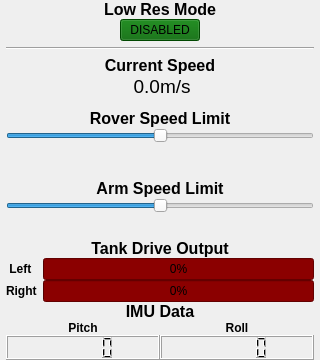
                <widget class="QWidget" name="speed_limit_widget_2" native="true">
                 <property name="sizePolicy">
                  <sizepolicy hsizetype="Fixed" vsizetype="Fixed">
                   <horstretch>0</horstretch>
                   <verstretch>0</verstretch>
                  </sizepolicy>
                 </property>
                 <property name="minimumSize">
                  <size>
                   <width>320</width>
                   <height>360</height>
                  </size>
                 </property>
                 <property name="maximumSize">
                  <size>
                   <width>320</width>
                   <height>360</height>
                  </size>
                 </property>
                 <layout class="QVBoxLayout" name="verticalLayout_102">
                  <property name="spacing">
                   <number>0</number>
                  </property>
                  <property name="leftMargin">
                   <number>6</number>
                  </property>
                  <property name="topMargin">
                   <number>0</number>
                  </property>
                  <property name="rightMargin">
                   <number>6</number>
                  </property>
                  <property name="bottomMargin">
                   <number>0</number>
                  </property>
                  <item>
                   <layout class="QVBoxLayout" name="verticalLayout_103">
                    <item>
                     <widget class="QLabel" name="label_140">
                      <property name="font">
                       <font>
                        <pointsize>12</pointsize>
                        <weight>75</weight>
                        <bold>true</bold>
                       </font>
                      </property>
                      <property name="text">
                       <string>Low Res Mode</string>
                      </property>
                      <property name="alignment">
                       <set>Qt::AlignCenter</set>
                      </property>
                     </widget>
                    </item>
                    <item>
                     <layout class="QHBoxLayout" name="horizontalLayout_36">
                      <property name="bottomMargin">
                       <number>6</number>
                      </property>
                      <item>
                       <spacer name="horizontalSpacer_26">
                        <property name="orientation">
                         <enum>Qt::Horizontal</enum>
                        </property>
                        <property name="sizeHint" stdset="0">
                         <size>
                          <width>40</width>
                          <height>20</height>
                         </size>
                        </property>
                       </spacer>
                      </item>
                      <item>
                       <widget class="QPushButton" name="low_res_mode_button_2">
                        <property name="styleSheet">
                         <string notr="true">background-color:darkgreen</string>
                        </property>
                        <property name="text">
                         <string>DISABLED</string>
                        </property>
                        <property name="checkable">
                         <bool>false</bool>
                        </property>
                       </widget>
                      </item>
                      <item>
                       <spacer name="horizontalSpacer_27">
                        <property name="orientation">
                         <enum>Qt::Horizontal</enum>
                        </property>
                        <property name="sizeHint" stdset="0">
                         <size>
                          <width>40</width>
                          <height>20</height>
                         </size>
                        </property>
                       </spacer>
                      </item>
                     </layout>
                    </item>
                    <item>
                     <widget class="Line" name="line_21">
                      <property name="orientation">
                       <enum>Qt::Horizontal</enum>
                      </property>
                     </widget>
                    </item>
                    <item>
                     <layout class="QVBoxLayout" name="verticalLayout_104">
                      <property name="spacing">
                       <number>0</number>
                      </property>
                      <property name="topMargin">
                       <number>6</number>
                      </property>
                      <item>
                       <layout class="QHBoxLayout" name="horizontalLayout_37">
                        <property name="leftMargin">
                         <number>3</number>
                        </property>
                        <property name="topMargin">
                         <number>0</number>
                        </property>
                        <property name="rightMargin">
                         <number>3</number>
                        </property>
                        <item>
                         <layout class="QVBoxLayout" name="verticalLayout_105">
                          <item>
                           <widget class="QLabel" name="label_141">
                            <property name="font">
                             <font>
                              <pointsize>12</pointsize>
                              <weight>75</weight>
                              <bold>true</bold>
                             </font>
                            </property>
                            <property name="text">
                             <string>Current Speed</string>
                            </property>
                            <property name="alignment">
                             <set>Qt::AlignCenter</set>
                            </property>
                           </widget>
                          </item>
                          <item>
                           <layout class="QHBoxLayout" name="horizontalLayout_38">
                            <property name="spacing">
                             <number>0</number>
                            </property>
                            <item>
                             <widget class="QLabel" name="current_speed_label_2">
                              <property name="font">
                               <font>
                                <pointsize>14</pointsize>
                               </font>
                              </property>
                              <property name="text">
                               <string>0.0</string>
                              </property>
                              <property name="alignment">
                               <set>Qt::AlignRight|Qt::AlignTrailing|Qt::AlignVCenter</set>
                              </property>
                             </widget>
                            </item>
                            <item>
                             <widget class="QLabel" name="label_142">
                              <property name="font">
                               <font>
                                <pointsize>14</pointsize>
                               </font>
                              </property>
                              <property name="text">
                               <string>m/s</string>
                              </property>
                             </widget>
                            </item>
                           </layout>
                          </item>
                         </layout>
                        </item>
                       </layout>
                      </item>
                      <item>
                       <layout class="QVBoxLayout" name="verticalLayout_106">
                        <item>
                         <spacer name="verticalSpacer_24">
                          <property name="orientation">
                           <enum>Qt::Vertical</enum>
                          </property>
                          <property name="sizeHint" stdset="0">
                           <size>
                            <width>20</width>
                            <height>40</height>
                           </size>
                          </property>
                         </spacer>
                        </item>
                        <item>
                         <widget class="QLabel" name="label_143">
                          <property name="font">
                           <font>
                            <pointsize>12</pointsize>
                            <weight>75</weight>
                            <bold>true</bold>
                           </font>
                          </property>
                          <property name="text">
                           <string>Rover Speed Limit</string>
                          </property>
                          <property name="alignment">
                           <set>Qt::AlignCenter</set>
                          </property>
                         </widget>
                        </item>
                        <item>
                         <widget class="QSlider" name="rover_speed_limit_slider_2">
                          <property name="maximum">
                           <number>100</number>
                          </property>
                          <property name="value">
                           <number>50</number>
                          </property>
                          <property name="orientation">
                           <enum>Qt::Horizontal</enum>
                          </property>
                         </widget>
                        </item>
                       </layout>
                      </item>
                      <item>
                       <spacer name="verticalSpacer_25">
                        <property name="orientation">
                         <enum>Qt::Vertical</enum>
                        </property>
                        <property name="sizeHint" stdset="0">
                         <size>
                          <width>20</width>
                          <height>40</height>
                         </size>
                        </property>
                       </spacer>
                      </item>
                      <item>
                       <layout class="QVBoxLayout" name="verticalLayout_107">
                        <item>
                         <spacer name="verticalSpacer_26">
                          <property name="orientation">
                           <enum>Qt::Vertical</enum>
                          </property>
                          <property name="sizeHint" stdset="0">
                           <size>
                            <width>20</width>
                            <height>40</height>
                           </size>
                          </property>
                         </spacer>
                        </item>
                        <item>
                         <widget class="QLabel" name="label_144">
                          <property name="font">
                           <font>
                            <pointsize>12</pointsize>
                            <weight>75</weight>
                            <bold>true</bold>
                           </font>
                          </property>
                          <property name="text">
                           <string>Arm Speed Limit</string>
                          </property>
                          <property name="alignment">
                           <set>Qt::AlignCenter</set>
                          </property>
                         </widget>
                        </item>
                        <item>
                         <widget class="QSlider" name="arm_speed_limit_slider_2">
                          <property name="maximum">
                           <number>100</number>
                          </property>
                          <property name="value">
                           <number>50</number>
                          </property>
                          <property name="orientation">
                           <enum>Qt::Horizontal</enum>
                          </property>
                         </widget>
                        </item>
                        <item>
                         <spacer name="verticalSpacer_27">
                          <property name="orientation">
                           <enum>Qt::Vertical</enum>
                          </property>
                          <property name="sizeHint" stdset="0">
                           <size>
                            <width>20</width>
                            <height>40</height>
                           </size>
                          </property>
                         </spacer>
                        </item>
                       </layout>
                      </item>
                      <item>
                       <widget class="QLabel" name="label_145">
                        <property name="font">
                         <font>
                          <pointsize>12</pointsize>
                          <weight>75</weight>
                          <bold>true</bold>
                         </font>
                        </property>
                        <property name="text">
                         <string>Tank Drive Output</string>
                        </property>
                        <property name="alignment">
                         <set>Qt::AlignCenter</set>
                        </property>
                       </widget>
                      </item>
                      <item>
                       <layout class="QFormLayout" name="formLayout_2">
                        <property name="fieldGrowthPolicy">
                         <enum>QFormLayout::ExpandingFieldsGrow</enum>
                        </property>
                        <property name="horizontalSpacing">
                         <number>6</number>
                        </property>
                        <item row="0" column="0">
                         <widget class="QLabel" name="label_146">
                          <property name="font">
                           <font>
                            <weight>75</weight>
                            <bold>true</bold>
                           </font>
                          </property>
                          <property name="text">
                           <string> Left</string>
                          </property>
                         </widget>
                        </item>
                        <item row="0" column="1">
                         <widget class="QProgressBar" name="left_drive_progress_bar_2">
                          <property name="styleSheet">
                           <string notr="true">background-color:darkred;</string>
                          </property>
                          <property name="minimum">
                           <number>0</number>
                          </property>
                          <property name="maximum">
                           <number>100</number>
                          </property>
                          <property name="value">
                           <number>0</number>
                          </property>
                          <property name="textVisible">
                           <bool>true</bool>
                          </property>
                         </widget>
                        </item>
                        <item row="1" column="0">
                         <widget class="QLabel" name="label_147">
                          <property name="font">
                           <font>
                            <weight>75</weight>
                            <bold>true</bold>
                           </font>
                          </property>
                          <property name="text">
                           <string>Right</string>
                          </property>
                         </widget>
                        </item>
                        <item row="1" column="1">
                         <widget class="QProgressBar" name="right_drive_progress_bar_2">
                          <property name="styleSheet">
                           <string notr="true">background-color:darkred;</string>
                          </property>
                          <property name="minimum">
                           <number>0</number>
                          </property>
                          <property name="maximum">
                           <number>100</number>
                          </property>
                          <property name="value">
                           <number>0</number>
                          </property>
                          <property name="textVisible">
                           <bool>true</bool>
                          </property>
                         </widget>
                        </item>
                       </layout>
                      </item>
                     </layout>
                    </item>
                    <item>
                     <spacer name="verticalSpacer_28">
                      <property name="orientation">
                       <enum>Qt::Vertical</enum>
                      </property>
                      <property name="sizeHint" stdset="0">
                       <size>
                        <width>20</width>
                        <height>40</height>
                       </size>
                      </property>
                     </spacer>
                    </item>
                    <item>
                     <layout class="QVBoxLayout" name="verticalLayout_108">
                      <property name="spacing">
                       <number>0</number>
                      </property>
                      <item>
                       <widget class="QLabel" name="label_148">
                        <property name="font">
                         <font>
                          <pointsize>12</pointsize>
                          <weight>75</weight>
                          <bold>true</bold>
                         </font>
                        </property>
                        <property name="text">
                         <string>IMU Data</string>
                        </property>
                        <property name="alignment">
                         <set>Qt::AlignCenter</set>
                        </property>
                       </widget>
                      </item>
                      <item>
                       <layout class="QHBoxLayout" name="horizontalLayout_39">
                        <property name="spacing">
                         <number>0</number>
                        </property>
                        <item>
                         <layout class="QVBoxLayout" name="verticalLayout_109">
                          <property name="spacing">
                           <number>0</number>
                          </property>
                          <item>
                           <widget class="QLabel" name="label_149">
                            <property name="font">
                             <font>
                              <weight>75</weight>
                              <bold>true</bold>
                             </font>
                            </property>
                            <property name="text">
                             <string>Pitch</string>
                            </property>
                            <property name="alignment">
                             <set>Qt::AlignCenter</set>
                            </property>
                           </widget>
                          </item>
                          <item>
                           <widget class="QLCDNumber" name="imu_pitch_lcd_number_3">
                            <property name="minimumSize">
                             <size>
                              <width>0</width>
                              <height>25</height>
                             </size>
                            </property>
                            <property name="maximumSize">
                             <size>
                              <width>16777215</width>
                              <height>25</height>
                             </size>
                            </property>
                           </widget>
                          </item>
                         </layout>
                        </item>
                        <item>
                         <layout class="QVBoxLayout" name="verticalLayout_110">
                          <property name="spacing">
                           <number>0</number>
                          </property>
                          <item>
                           <widget class="QLabel" name="imu_pitch_lcd_number_4">
                            <property name="font">
                             <font>
                              <weight>75</weight>
                              <bold>true</bold>
                             </font>
                            </property>
                            <property name="text">
                             <string>Roll</string>
                            </property>
                            <property name="alignment">
                             <set>Qt::AlignCenter</set>
                            </property>
                           </widget>
                          </item>
                          <item>
                           <widget class="QLCDNumber" name="imu_roll_lcd_number_2">
                            <property name="minimumSize">
                             <size>
                              <width>0</width>
                              <height>25</height>
                             </size>
                            </property>
                            <property name="maximumSize">
                             <size>
                              <width>16777215</width>
                              <height>25</height>
                             </size>
                            </property>
                           </widget>
                          </item>
                         </layout>
                        </item>
                       </layout>
                      </item>
                     </layout>
                    </item>
                    <item>
                     <spacer name="verticalSpacer_29">
                      <property name="orientation">
                       <enum>Qt::Vertical</enum>
                      </property>
                      <property name="sizeHint" stdset="0">
                       <size>
                        <width>20</width>
                        <height>40</height>
                       </size>
                      </property>
                     </spacer>
                    </item>
                   </layout>
                  </item>
                 </layout>
                </widget>
